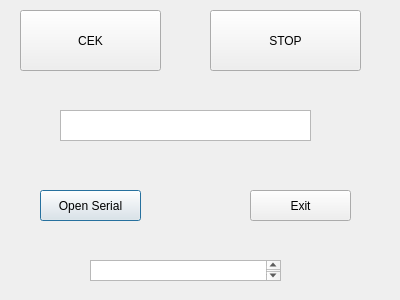
<?xml version="1.0" encoding="UTF-8"?>
<ui version="4.0">
 <class>Dialog</class>
 <widget class="QDialog" name="Dialog">
  <property name="geometry">
   <rect>
    <x>0</x>
    <y>0</y>
    <width>400</width>
    <height>300</height>
   </rect>
  </property>
  <property name="windowTitle">
   <string>Dialog</string>
  </property>
  <widget class="QPushButton" name="pushButton_OpenSerial">
   <property name="geometry">
    <rect>
     <x>40</x>
     <y>190</y>
     <width>101</width>
     <height>31</height>
    </rect>
   </property>
   <property name="text">
    <string>Open Serial</string>
   </property>
  </widget>
  <widget class="QPushButton" name="pushButton_Exit">
   <property name="geometry">
    <rect>
     <x>250</x>
     <y>190</y>
     <width>101</width>
     <height>31</height>
    </rect>
   </property>
   <property name="text">
    <string>Exit</string>
   </property>
  </widget>
  <widget class="QPushButton" name="pushButton_stop">
   <property name="geometry">
    <rect>
     <x>210</x>
     <y>10</y>
     <width>151</width>
     <height>61</height>
    </rect>
   </property>
   <property name="text">
    <string>STOP</string>
   </property>
  </widget>
  <widget class="QTextEdit" name="textEdit_log">
   <property name="geometry">
    <rect>
     <x>90</x>
     <y>260</y>
     <width>191</width>
     <height>21</height>
    </rect>
   </property>
  </widget>
  <widget class="QPushButton" name="pushButton_cek">
   <property name="geometry">
    <rect>
     <x>20</x>
     <y>10</y>
     <width>141</width>
     <height>61</height>
    </rect>
   </property>
   <property name="text">
    <string>CEK</string>
   </property>
  </widget>
  <widget class="QTextEdit" name="textEdit">
   <property name="geometry">
    <rect>
     <x>60</x>
     <y>110</y>
     <width>251</width>
     <height>31</height>
    </rect>
   </property>
  </widget>
 </widget>
 <resources/>
 <connections/>
</ui>
